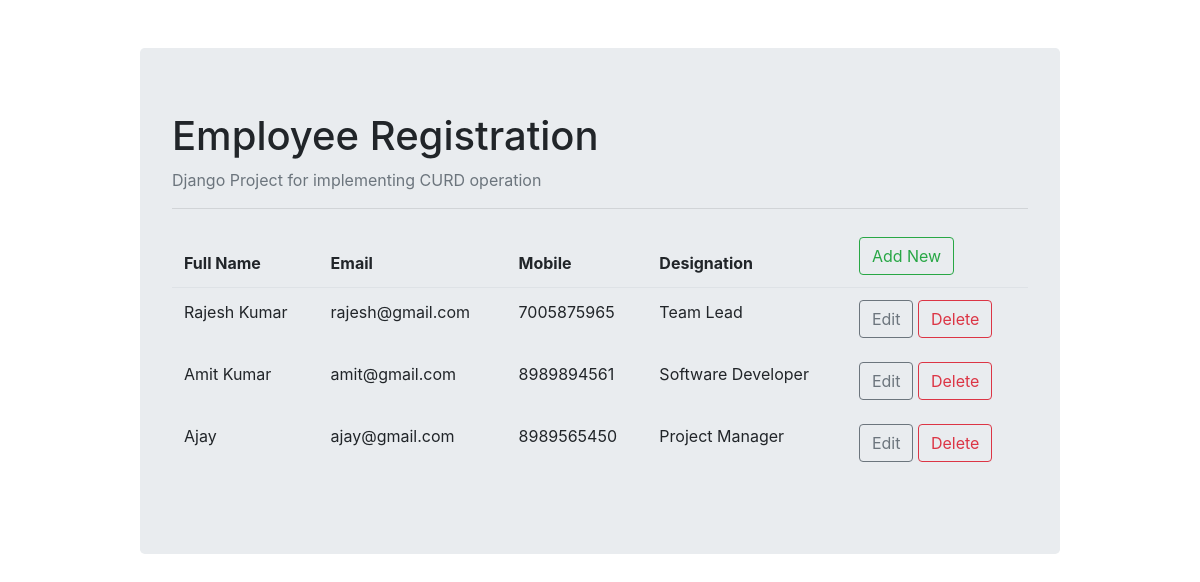
The page / on the database its author committed.
### emp_register/models.py (models this page shows, shortened)
class Employee(models.Model):
    emp_code = models.CharField(max_length=5)
    fullname = models.CharField(max_length=250)
    mobile = models.CharField(max_length=15)
    email = models.EmailField()
    designation = models.ForeignKey(Designation, on_delete=models.CASCADE)
    created = models.DateTimeField(auto_now_add=True)

class Designation(models.Model):
    title = models.CharField(max_length=100)
    def __str__(self):
        return self.title

### emp_register/views.py (the view)
# urls.py: path('', views.empList, name='list'),
def empList(request):
    employee = Employee.objects.all()
    return render(request, 'list.html', {'employee':employee})

### templates/list.html (shortened to what this page needs)
{% extends 'base.html' %}
{% block content %}
    <div class="jumbotron">
      <h1>Employee Registration</h1>
        <p class="text-secondary">Django Project for implementing CURD operation</p>
        <hr>
        <table class="table table-borderless">
            <thead class="border-bottom">
                <tr>
                    <th>Full Name</th>
                    <th>Email</th>
                    <th>Mobile</th>
                    <th>Designation</th>
                    <th><a href="{% url 'register' %}" class="btn btn-outline-success">Add New</a> </th>
                </tr>
            </thead>
            <tbody>
            {% for emp in employee%}
                <tr>
                    <td>{{emp.fullname}}</td>
                    <td>{{emp.email}}</td>
                    <td>{{emp.mobile}}</td>
                    <td>{{emp.designation}}</td>
                    <td>
                        <a href="{% url 'update' emp.id %}" class="btn btn-outline-secondary">Edit</a>
                        <form action="{% url 'delete' emp.id %}" method="POST" class="d-inline">
                            <button type="submit" class="btn btn-outline-danger" onclick="return confirm('Are you sure you want to delete this?');">
                                Delete
                            </button>
                        </form>
                    </td>
                </tr>
            {% endfor%}
            </tbody>
        </table>
    </div>
{% endblock %}

### templates/base.html (shortened to what this page needs)
<!DOCTYPE html>
<html lang="en">
<head>
  <link rel="stylesheet" href="https://maxcdn.bootstrapcdn.com/bootstrap/4.5.0/css/bootstrap.min.css">
</head>
<body>
<div class="container">
  <div class="row">
    <div class="col-md-10 offset-md-1 mt-5">
      {% block content %} {% endblock%}
    </div>
  </div>
</div>
</body>
</html>

### rows shown on the page
Employee: fullname "Rajesh Kumar", email "rajesh@gmail.com", mobile "7005875965", designation "Team Lead"
Employee: fullname "Amit Kumar", email "amit@gmail.com", mobile "8989894561", designation "Software Developer"
Employee: fullname "Ajay", email "ajay@gmail.com", mobile "8989565450", designation "Project Manager"
